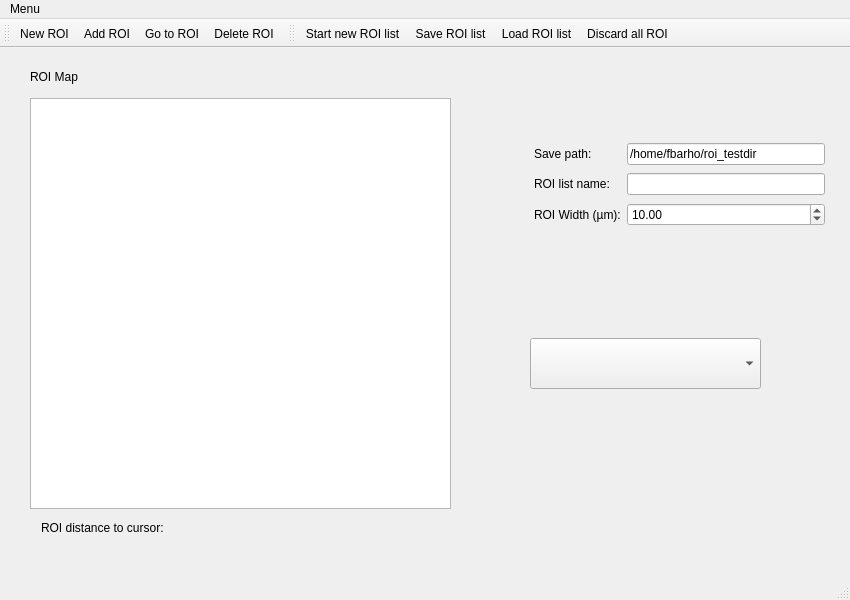
<?xml version="1.0" encoding="UTF-8"?>
<ui version="4.0">
 <class>MainWindow</class>
 <widget class="QMainWindow" name="MainWindow">
  <property name="geometry">
   <rect>
    <x>0</x>
    <y>0</y>
    <width>850</width>
    <height>600</height>
   </rect>
  </property>
  <property name="windowTitle">
   <string>ROI Manager</string>
  </property>
  <widget class="QWidget" name="centralwidget">
   <widget class="PlotWidget" name="roi_map_ViewWidget">
    <property name="geometry">
     <rect>
      <x>30</x>
      <y>50</y>
      <width>421</width>
      <height>411</height>
     </rect>
    </property>
   </widget>
   <widget class="QLabel" name="label">
    <property name="geometry">
     <rect>
      <x>30</x>
      <y>20</y>
      <width>64</width>
      <height>17</height>
     </rect>
    </property>
    <property name="text">
     <string>ROI Map</string>
    </property>
   </widget>
   <widget class="QLabel" name="roi_distance_Label">
    <property name="geometry">
     <rect>
      <x>200</x>
      <y>470</y>
      <width>271</width>
      <height>20</height>
     </rect>
    </property>
    <property name="text">
     <string/>
    </property>
   </widget>
   <widget class="QLabel" name="label_6">
    <property name="geometry">
     <rect>
      <x>41</x>
      <y>471</y>
      <width>153</width>
      <height>17</height>
     </rect>
    </property>
    <property name="text">
     <string>ROI distance to cursor: </string>
    </property>
   </widget>
   <widget class="QComboBox" name="active_roi_ComboBox">
    <property name="geometry">
     <rect>
      <x>530</x>
      <y>290</y>
      <width>231</width>
      <height>51</height>
     </rect>
    </property>
   </widget>
   <widget class="QWidget" name="">
    <property name="geometry">
     <rect>
      <x>534</x>
      <y>93</y>
      <width>291</width>
      <height>90</height>
     </rect>
    </property>
    <layout class="QGridLayout" name="gridLayout">
     <item row="0" column="0">
      <widget class="QLabel" name="label_4">
       <property name="text">
        <string>Save path:</string>
       </property>
      </widget>
     </item>
     <item row="0" column="1">
      <widget class="QLineEdit" name="save_path_LineEdit">
       <property name="text">
        <string>/home/fbarho/roi_testdir</string>
       </property>
      </widget>
     </item>
     <item row="1" column="0">
      <widget class="QLabel" name="label_3">
       <property name="text">
        <string>ROI list name:</string>
       </property>
      </widget>
     </item>
     <item row="1" column="1">
      <widget class="QLineEdit" name="roi_list_name_LineEdit"/>
     </item>
     <item row="2" column="0">
      <widget class="QLabel" name="label_2">
       <property name="text">
        <string>ROI Width (µm):</string>
       </property>
      </widget>
     </item>
     <item row="2" column="1">
      <widget class="QDoubleSpinBox" name="roi_width_doubleSpinBox">
       <property name="prefix">
        <string/>
       </property>
       <property name="maximum">
        <double>200.000000000000000</double>
       </property>
       <property name="value">
        <double>10.000000000000000</double>
       </property>
      </widget>
     </item>
    </layout>
   </widget>
  </widget>
  <widget class="QMenuBar" name="menubar">
   <property name="geometry">
    <rect>
     <x>0</x>
     <y>0</y>
     <width>850</width>
     <height>22</height>
    </rect>
   </property>
   <widget class="QMenu" name="menuMenu">
    <property name="title">
     <string>Menu</string>
    </property>
   </widget>
   <addaction name="menuMenu"/>
  </widget>
  <widget class="QStatusBar" name="statusbar"/>
  <widget class="QToolBar" name="toolBar">
   <property name="windowTitle">
    <string>toolBar</string>
   </property>
   <attribute name="toolBarArea">
    <enum>TopToolBarArea</enum>
   </attribute>
   <attribute name="toolBarBreak">
    <bool>false</bool>
   </attribute>
   <addaction name="new_roi_Action"/>
   <addaction name="roi_selector_Action"/>
   <addaction name="go_to_roi_Action"/>
   <addaction name="delete_roi_Action"/>
  </widget>
  <widget class="QToolBar" name="toolBar_2">
   <property name="windowTitle">
    <string>toolBar_2</string>
   </property>
   <attribute name="toolBarArea">
    <enum>TopToolBarArea</enum>
   </attribute>
   <attribute name="toolBarBreak">
    <bool>false</bool>
   </attribute>
   <addaction name="new_list_Action"/>
   <addaction name="save_list_Action"/>
   <addaction name="load_list_Action"/>
   <addaction name="discard_all_roi_Action"/>
  </widget>
  <action name="new_roi_Action">
   <property name="text">
    <string>New ROI</string>
   </property>
   <property name="toolTip">
    <string>Adds a new ROI at the current stage position</string>
   </property>
  </action>
  <action name="load_list_Action">
   <property name="text">
    <string>Load ROI list</string>
   </property>
   <property name="toolTip">
    <string>Loads saved ROI</string>
   </property>
  </action>
  <action name="save_list_Action">
   <property name="text">
    <string>Save ROI list</string>
   </property>
   <property name="toolTip">
    <string>Save all ROI to file</string>
   </property>
  </action>
  <action name="discard_all_roi_Action">
   <property name="text">
    <string>Discard all ROI</string>
   </property>
  </action>
  <action name="go_to_roi_Action">
   <property name="text">
    <string>Go to ROI</string>
   </property>
  </action>
  <action name="delete_roi_Action">
   <property name="text">
    <string>Delete ROI</string>
   </property>
   <property name="toolTip">
    <string>Deletes the active ROI</string>
   </property>
  </action>
  <action name="roi_selector_Action">
   <property name="checkable">
    <bool>true</bool>
   </property>
   <property name="text">
    <string>Add ROI</string>
   </property>
   <property name="toolTip">
    <string>Adds a ROI on mouseclick</string>
   </property>
  </action>
  <action name="new_list_Action">
   <property name="text">
    <string>Start new ROI list</string>
   </property>
  </action>
 </widget>
 <customwidgets>
  <customwidget>
   <class>PlotWidget</class>
   <extends>QGraphicsView</extends>
   <header>pyqtgraph</header>
  </customwidget>
 </customwidgets>
 <resources/>
 <connections/>
</ui>
